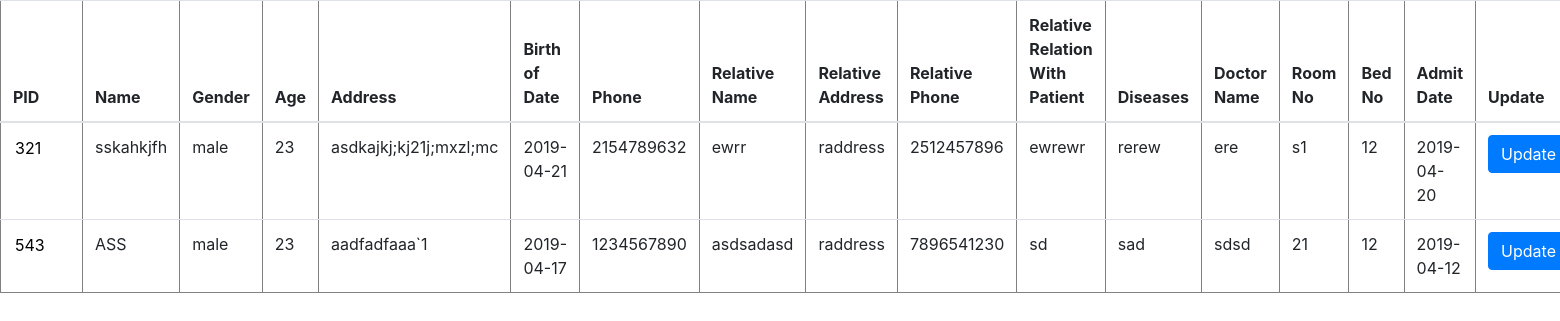
/spd.php (signed in), run on the app's committed database.
### tables this page shows
CREATE TABLE IF NOT EXISTS `patient` (
  `password` varchar(20) NOT NULL,
  `pid` varchar(10) NOT NULL,
  `name` varchar(50) NOT NULL,
  `gender` varchar(6) NOT NULL,
  `age` varchar(3) NOT NULL,
  `address` varchar(200) NOT NULL,
  `birth` date NOT NULL,
  `phone` varchar(10) NOT NULL,
  `rname` varchar(50) NOT NULL,
  `raddress` varchar(200) NOT NULL,
  `rphone` varchar(10) NOT NULL,
  `rrwp` varchar(50) NOT NULL,
  `diseases` varchar(200) NOT NULL,
  `docname` varchar(50) NOT NULL,
  `roomno` varchar(20) NOT NULL,
  `bedno` varchar(20) NOT NULL,
  `adate` date NOT NULL,
  `status` varchar(20) NOT NULL,
  PRIMARY KEY (`pid`)
);

### spd.php (the view, shortened to what this page needs)
<?php
include "db.php";
?>
<!DOCTYPE html>
<html>
<head>
    <link rel="stylesheet" href="https://maxcdn.bootstrapcdn.com/bootstrap/4.0.0-beta/css/bootstrap.min.css">
</head>
<body>
	<table class="table" border="1">
            <thead>
                <tr>
                    <th>PID</th>
                    <th>Name</th>
                    <th>Gender</th>
                    <th>Age</th>
                    <th>Address</th>
                    <th>Birth of Date</th>
                    <th>Phone</th>
                    <th>Relative Name</th>
                    <th>Relative Address</th>
                    <th>Relative Phone</th>
                    <th>Relative Relation With Patient</th>
                    <th>Diseases</th>
                    <th>Doctor Name</th>
                    <th>Room No</th>
                    <th>Bed No</th>
                    <th>Admit Date</th>
                    <th>Update</th>
                </tr>
            </thead>
            <tbody>
                <tr>
                	<?php
                	$q = "SELECT pid,name,gender,age,address,birth,phone,rname,raddress,rphone,rrwp,diseases,docname,roomno,bedno,adate FROM patient WHERE status='new'";
                	$res = mysqli_query($conn, $q);
                	while($row = mysqli_fetch_array($res,MYSQLI_BOTH)){
                		$pid = $row['pid'];
						$name = $row['name'];
						$gender = $row['gender'];
						$age = $row['age'];
						$address = $row['address'];
                        $birth = $row['birth'];
						$phone = $row['phone'];
						$rname = $row['rname'];
						$raddress = $row['raddress'];
						$rphone = $row['rphone'];
						$rrwp = $row['rrwp'];
						$diseases = $row['diseases'];
						$docname = $row['docname'];
						$roomno = $row['roomno'];
						$bedno = $row['bedno'];
                        $adate = $row['adate'];
                	?>
 					<form action="spd.php" method="post">
                    <td><input type="text" name="pid" readonly="readonly" size="1" style="border: none;" value="<?php echo $pid; ?>"></td>
                    <td><?php echo $name; ?></td>
                    <td><?php echo $gender; ?></td>
                    <td><?php echo $age; ?></td>
                    <td><?php echo $address; ?></td>
                    <td><?php echo $birth; ?></td>
                    <td><?php echo $phone; ?></td>
                    <td><?php echo $rname; ?></td>
                    <td><?php echo $raddress; ?></td>
                    <td><?php echo $rphone; ?></td>
                    <td><?php echo $rrwp; ?></td>
                    <td><?php echo $diseases; ?></td>
                    <td><?php echo $docname; ?></td>
                    <td><?php echo $roomno; ?></td>
                    <td><?php echo $bedno; ?></td>
                    <td><?php echo $adate; ?></td>
                    <td><input type="submit" class="btn btn-primary" name="update" value="Update"></td>
                    </form>
                </tr>
            </tbody>
            <?php
                    }
                    ?>
        </table>
</body>
</html>

### data on the page
patient: pid "321", name "sskahkjfh", gender "male", age "23", address "asdkajkj;kj21j;mxzl;mc", birth "2019-04-21", phone "2154789632", rname "ewrr", raddress "raddress", rphone "2512457896", rrwp "ewrewr", diseases "rerew", docname "ere", roomno "s1", bedno "12", adate "2019-04-20"
patient: pid "543", name "ASS", gender "male", age "23", address "aadfadfaaa`1", birth "2019-04-17", phone "1234567890", rname "asdsadasd", raddress "raddress", rphone "7896541230", rrwp "sd", diseases "sad", docname "sdsd", roomno "21", bedno "12", adate "2019-04-12"
